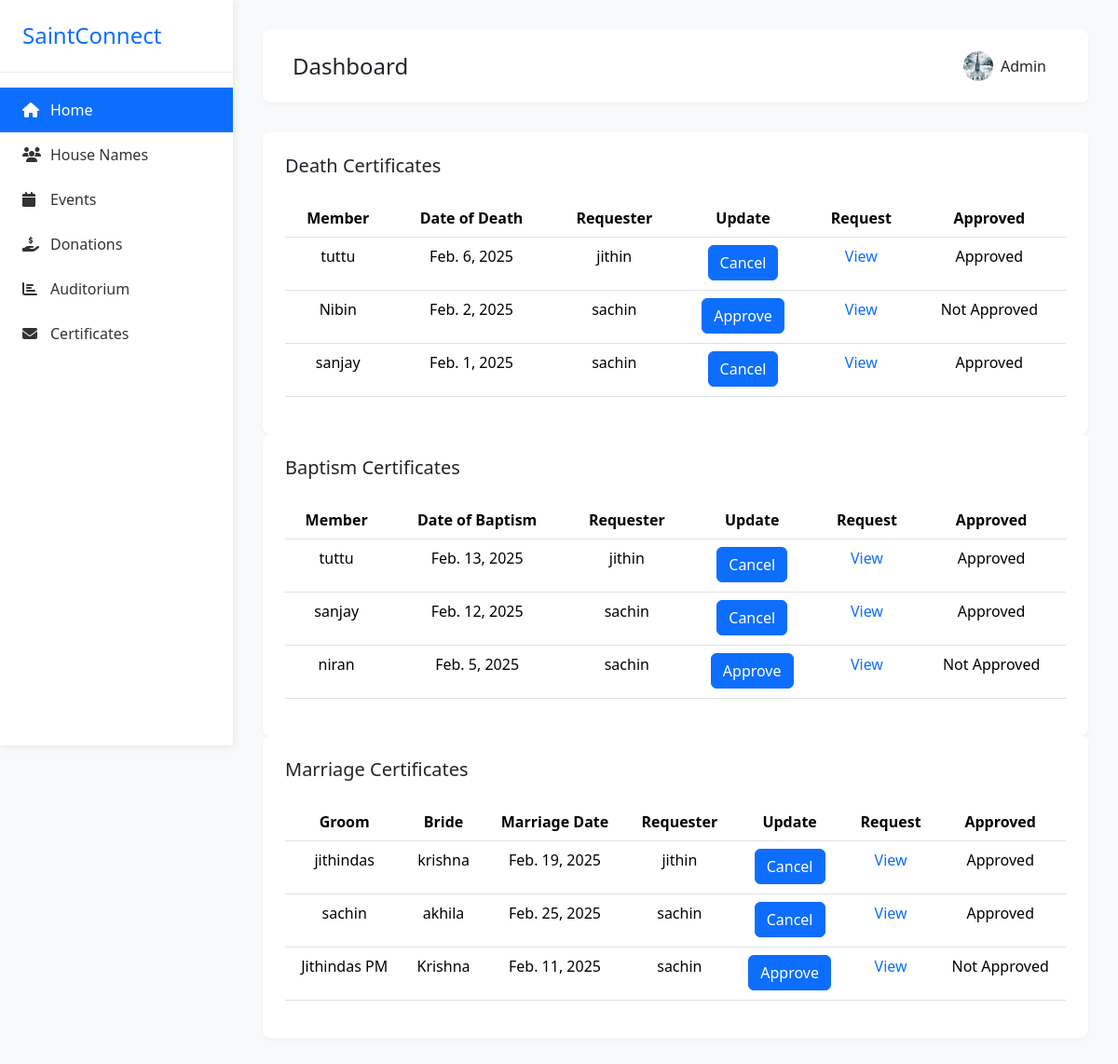
The page /admin_approval/ (signed in) on the database as committed earlier.
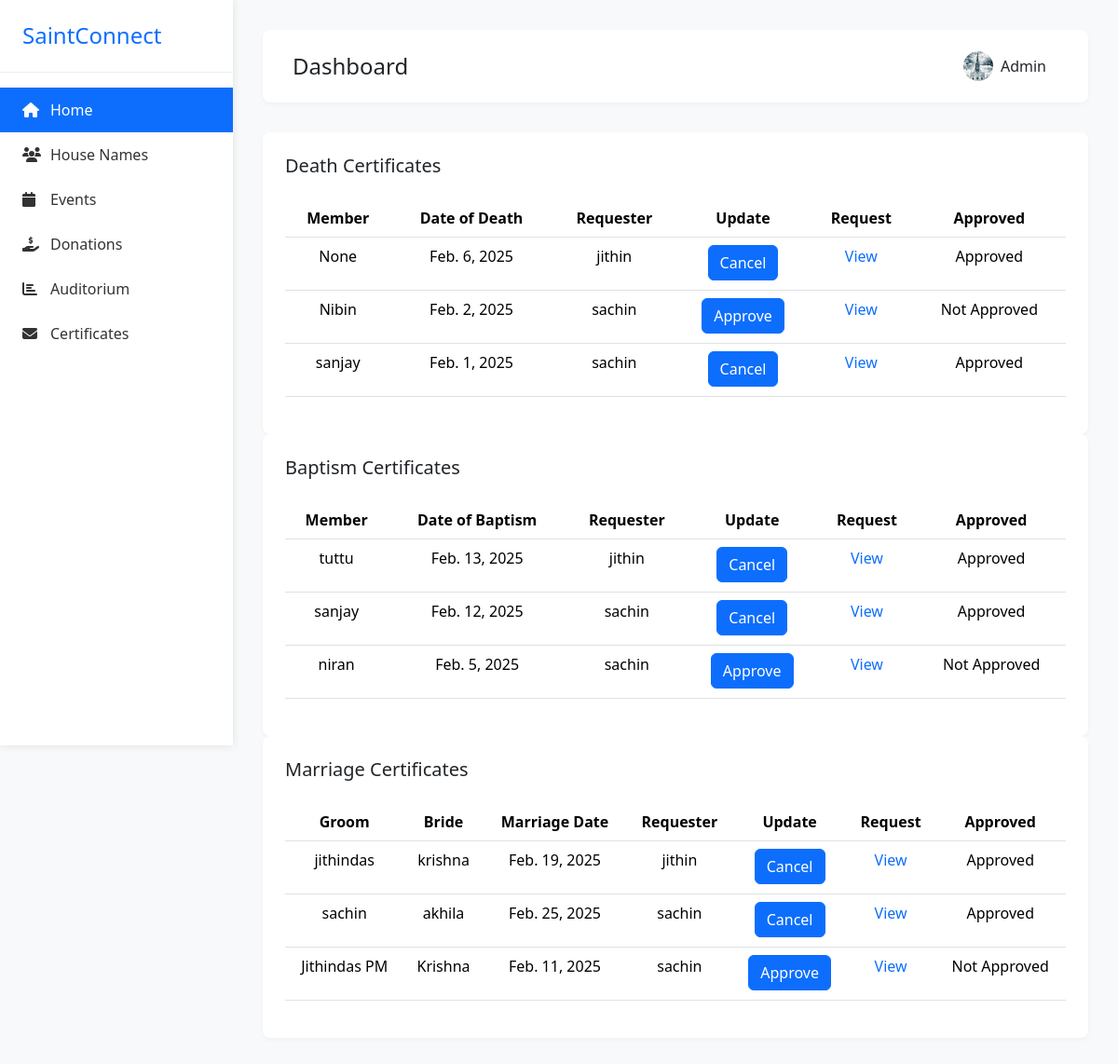
The same page on the database as committed later.
### app/models.py (models this page shows, shortened)
class Death_Record(models.Model):
    member = models.ForeignKey(User, on_delete=models.CASCADE, null=True, blank=True, related_name="death_records")
    applied_by = models.ForeignKey(User, on_delete=models.CASCADE, related_name="applied_death_records", null=True, blank=True,)  # User who submitted the record
    date_of_death = models.DateField()
    place_of_death = models.CharField(max_length=255)
    funeral_date = models.DateField(blank=True, null=True)
    funeral_location = models.CharField(max_length=255, blank=True, null=True)
    burial_place = models.CharField(max_length=255, blank=True, null=True)
    next_of_kin = models.CharField(max_length=255, blank=True, null=True)
    contact_number = models.CharField(max_length=15, blank=True, null=True)
    priest=models.CharField(max_length=255,blank=True, null=True)
    created_at = models.DateTimeField(auto_now_add=True)
    updated_at = models.DateTimeField(auto_now=True)
    is_approved = models.BooleanField(default=False)

### app/views.py (the view)
# urls.py: path('admin_approval/', Admin_Approval_View.as_view(),name='admin_approval'),
@method_decorator(Login_required,name='dispatch')
class Admin_Approval_View(View):
    def get(self, request,*args,**kwargs):
        user_id=request.user.id
        user=UserProfile_Model.objects.get(user_id=user_id)
        death=Death_Record.objects.all().order_by('-id')
        baptism=Baptism_Record.objects.all().order_by('-id')
        marriage=Marriage_Record.objects.all().order_by('-id')
        return render(request,'admin_approval.html',{'death':death,'baptism':baptism,'marriage':marriage,'user':user})

### app/views.py (called while the page is built)
def Login_required(fn):
    def wrapper(request,*args,**kwargs):
        if not request.user.is_authenticated:
            return redirect('login')
        else:
            return fn(request,*args,**kwargs)
    return wrapper

### app/templates/admin_approval.html (shortened to what the changed rows need)
<!DOCTYPE html>
<html lang="en">
<head>
    <link href="https://cdnjs.cloudflare.com/ajax/libs/bootstrap/5.3.2/css/bootstrap.min.css" rel="stylesheet">
    <link href="https://cdnjs.cloudflare.com/ajax/libs/font-awesome/6.4.0/css/all.min.css" rel="stylesheet">
    <link rel="stylesheet" href="https://cdn.jsdelivr.net/npm/bootstrap-icons@1.11.3/font/bootstrap-icons.min.css">
</head>
<body>
    <div class="main-content">
        <div class="table-container">
            {% if death %}
            <table class="table">
                <thead>
                    <tr>
                        <th>Member</th>
                        <th>Date of Death</th>
                        <th>Requester</th>
                        <th>Update</th>
                        <th>Request</th>
                        <th>Approved</th>
                    </tr>
                </thead>
                <tbody>
                    {% for i in death %}
                    <tr>
                        <td>{{i.member}}</td>
                        <td>{{i.date_of_death}}</td>
                        <td>{{i.applied_by}}</td>
                        <td>
                            <form action="{% url 'death_approval' i.id %}" method="post">
                                <button class="btn btn-primary" type="submit">
                                    {% if i.is_approved %} Cancel {% else %} Approve {% endif %}
                                </button>
                            </form>
                        </td>
                        <td><a style="text-decoration: none;" href="{% url 'death_update' i.id %}">View</a></td>
                        <td>
                            {% if i.is_approved %}
                            <p>Approved</p>
                            {% else %}
                            <p>Not Approved</p>
                            {% endif %}
                        </td>
                    </tr>
                    {% endfor %}
                </tbody>
            </table>
            {% else %}
            <div>
                <p>Nill</p>
            </div>
            {% endif %}
        </div>
        <div class="table-container">
            {% if baptism %}
            <table class="table">
                <thead>
                    <tr>
                        <th>Member</th>
                        <th>Date of Baptism</th>
                        <th>Requester</th>
                        <th>Update</th>
                        <th>Request</th>
                        <th>Approved</th>
                    </tr>
                </thead>
            </table>
            {% else %}
            <div>
                <p>Nill</p>
            </div>
            {% endif %}
        </div>
        <div class="table-container">
            {% if marriage %}
            <table class="table">
                <thead>
                    <tr>
                        <th>Groom</th>
                        <th>Bride</th>
                        <th>Marriage Date</th>
                        <th>Requester</th>
                        <th>Update</th>
                        <th>Request</th>
                        <th>Approved</th>
                    </tr>
                </thead>
            </table>
            {% else %}
            <div>
                <p>Nill</p>
            </div>
            {% endif %}
        </div>
    </div>
</body>
</html>

Rows that differ between the two databases and show on the page:
changed Death_Record "jithin": member "tuttu" → "None"
